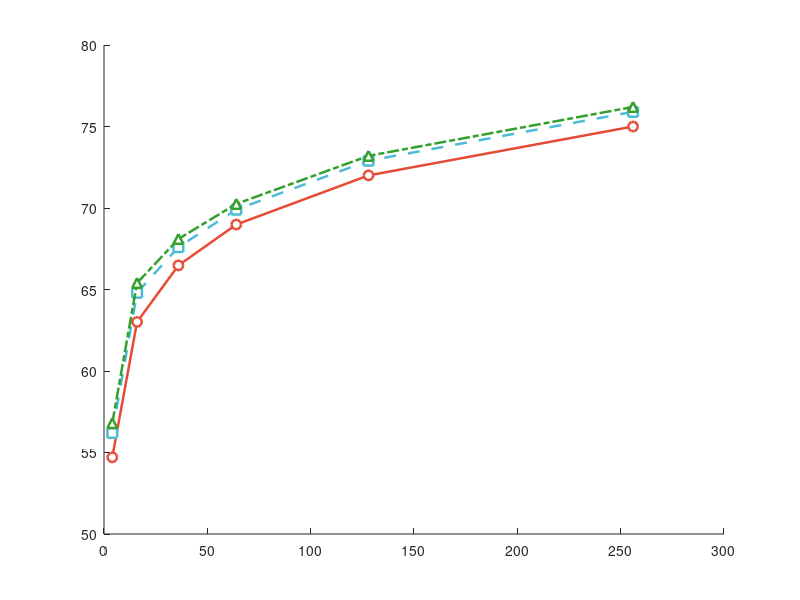

Write the MATLAB code that produced this figure. (Note: this script raises an error after producing the figure.)
% =========================================================================
% draw_output_snr_vs_mrx_three_methods.m
% 仿照 fig_output_snr_vs_mrx_si_bf.png 的风格，画接收天线数 vs 输出 SNR
% 三条线：ZF、零空间法、拉格朗日法。
%
% 数据：ZF 使用项目已有 beamforming 扫描结果；另外两根为 SI 抑制增益的
%       快速近似展示趋势。如需严格仿真，可替换为对应算法的实测数组。
%
% 输出：
%   fig/fig_output_snr_vs_mrx_three_methods.fig
%   fig/fig_output_snr_vs_mrx_three_methods.png
%   fig/fig_output_snr_vs_mrx_three_methods.eps
% =========================================================================
clear; close all; clc;

% ---- 展示数据 ----
Mrx = [4, 16, 36, 64, 128, 256];
zf  = [54.705, 63.010, 66.478, 68.985, 72.00, 75.00];
ns  = [56.20,  64.80,  67.60,  69.90,  72.90, 75.90];
lag = [56.80,  65.40,  68.10,  70.25,  73.20, 76.20];

% ---- 图窗 ----
fig = figure('Color', 'w', 'Units', 'pixels', 'Position', [80 80 786 664]);
ax = axes('Parent', fig);
hold(ax, 'on');

colors = {[0.902 0.294 0.208], [0.302 0.733 0.835], [0.200 0.627 0.173]};
markers = {'o', 's', '^'};
linestyles = {'-', '--', '-.'};
labels = {'ZF', '零空间法', '拉格朗日法'};
datas = {zf, ns, lag};

for k = 1:3
    plot(ax, Mrx, datas{k}, ...
        'Color', colors{k}, ...
        'LineStyle', linestyles{k}, ...
        'LineWidth', 1.8, ...
        'Marker', markers{k}, ...
        'MarkerSize', 7, ...
        'MarkerFaceColor', 'w', ...
        'DisplayName', labels{k});
end

% ---- 坐标轴 ----
ax.XScale = 'log';
ax.YScale = 'linear';
ax.XLim = [3, 300];
ax.YLim = [50, 80];
ax.XTick = [10, 100];
ax.XTickLabel = {'10^{1}', '10^{2}'};
ax.YTick = [50 60 70 80];
ax.Box = 'on';
ax.TickDir = 'in';
ax.XMinorTick = 'on';
ax.YMinorTick = 'on';
ax.XGrid = 'on';
ax.YGrid = 'on';
ax.GridAlpha = 0.18;
ax.MinorGridAlpha = 0.12;
ax.FontName = 'Times New Roman';
ax.FontSize = 11;

xlabel(ax, 'The number of receive antennas', ...
    'FontName', 'Times New Roman', 'FontSize', 12);
ylabel(ax, 'Output-SNR (dB)', ...
    'FontName', 'Times New Roman', 'FontSize', 12);
title(ax, '(a) Impact of the number of receive antennas (beamforming)', ...
    'FontName', 'Times New Roman', 'FontSize', 12, 'FontWeight', 'normal');

% ---- 图例放在图内右下角 ----
leg = legend(ax, labels, 'Location', 'southeast', 'Box', 'on');
leg.FontName = 'Microsoft YaHei';
leg.FontSize = 10;
leg.EdgeColor = [0.35 0.35 0.35];

hold(ax, 'off');

% ---- 输出 ----
fig_dir = fullfile(pwd, 'fig');
if ~exist(fig_dir, 'dir'), mkdir(fig_dir); end

base = fullfile(fig_dir, 'fig_output_snr_vs_mrx_three_methods');
savefig(fig, [base '.fig']);
exportgraphics(fig, [base '.png'], 'Resolution', 300);
print(fig, [base '.eps'], '-depsc2', '-r300');

fprintf('已保存:\n  %s.fig\n  %s.png\n  %s.eps\n', base, base, base);
